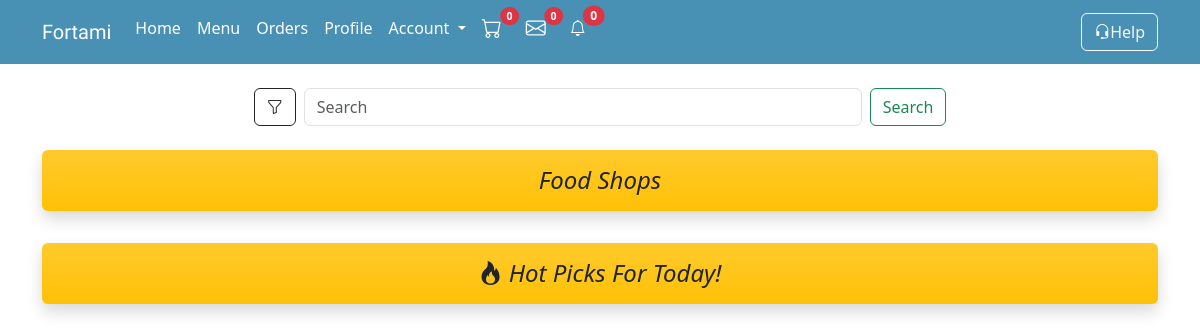
The app's page /menu.php (signed in), older data.
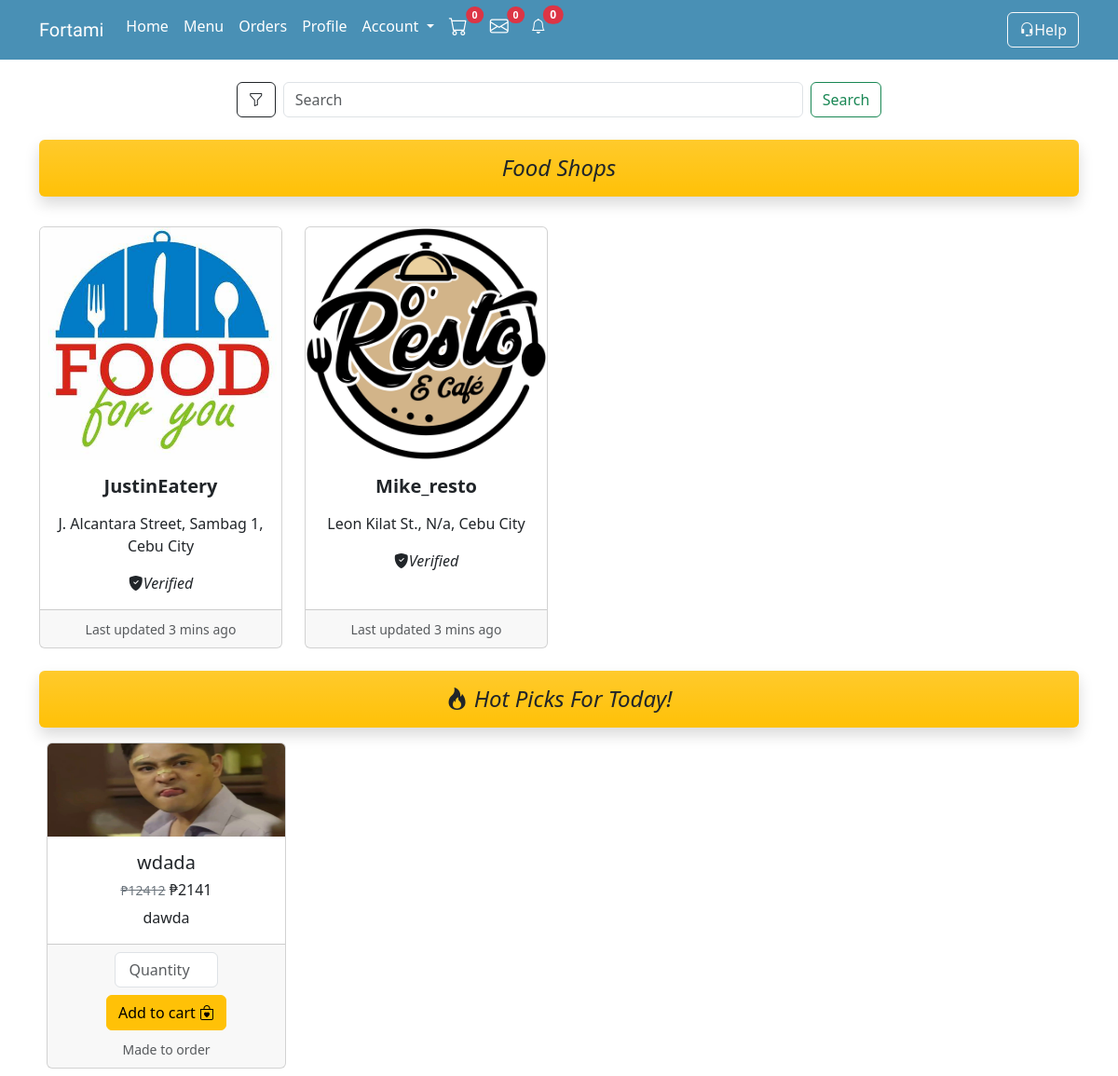
The same page, newer data.
### tables this page shows
CREATE TABLE `user` (
  `user_id` int(20) NOT NULL,
  `user_type` varchar(6) NOT NULL,
  `profile_pic` varchar(50) NOT NULL,
  `user_fName` varchar(50) NOT NULL,
  `user_lName` varchar(50) NOT NULL,
  `user_email` varchar(50) NOT NULL,
  `user_userName` varchar(50) NOT NULL,
  `user_password` varchar(255) NOT NULL,
  `tagline` varchar(100) DEFAULT NULL,
  `permit` varchar(200) DEFAULT NULL,
  `verification` varchar(20) NOT NULL,
  `wallet` int(20) NOT NULL
);

CREATE TABLE `address` (
  `address_id` int(20) NOT NULL,
  `user_id` int(20) NOT NULL,
  `full_name` varchar(50) NOT NULL,
  `address_type` varchar(50) NOT NULL,
  `contact` varchar(50) NOT NULL,
  `region` varchar(50) NOT NULL,
  `province` varchar(50) NOT NULL,
  `city` varchar(50) NOT NULL,
  `barangay` varchar(50) NOT NULL,
  `street` varchar(50) NOT NULL,
  `zip` varchar(50) NOT NULL,
  `label` varchar(50) NOT NULL,
  `note` varchar(200) DEFAULT NULL
);

CREATE TABLE `food_order` (
  `order_id` int(20) NOT NULL,
  `food_id` int(20) DEFAULT NULL,
  `address_id` int(20) NOT NULL,
  `payTrans_id` int(20) NOT NULL,
  `order_status` varchar(50) NOT NULL,
  `rating_status` varchar(50) DEFAULT NULL,
  `quantity` varchar(50) NOT NULL,
  `order_datetime` timestamp NOT NULL DEFAULT current_timestamp() ON UPDATE current_timestamp(),
  `received_datetime` datetime DEFAULT NULL
);

CREATE TABLE `food_product` (
  `food_id` int(20) NOT NULL,
  `user_id` int(20) NOT NULL,
  `category_id` int(20) NOT NULL,
  `food_pic` varchar(255) NOT NULL,
  `food_name` varchar(50) NOT NULL,
  `food_description` varchar(100) NOT NULL,
  `preparation` varchar(50) NOT NULL,
  `food_creation` datetime DEFAULT NULL,
  `food_discountedPrice` varchar(50) DEFAULT NULL,
  `food_origPrice` varchar(50) NOT NULL
);

### backend.php (called while the page is built, shortened)
<?php
    class Database{
      public $host = 'localhost';
      public $user = 'root';
      public $pass = '';
      public $db = 'fortami';
      public $conn;
      function __construct(){
        $this->conn = new mysqli($this->host,$this->user,$this->pass,$this->db);
      }
      function getConnection(){
        return $this->conn;
      }
    }
    class Account{
      function listSellers(){
        $query = "SELECT * FROM user WHERE user_type = 'Seller' AND verification = 'Verified'";
        $result = $this->con->query($query);
          if ($result) {
            return $result;
          }
      }
    }
    class Address extends Account{
        function findAddress($user_id){
          $query = "SELECT * FROM address JOIN user ON address.user_id = user.user_id WHERE address.user_id = $user_id";
          $result = $this->con->query($query);
            if ($result) {
              return $result;
            }
        }
    }
    class Backend extends Address{
      public $con;
      function __construct(){
        $database = new Database;
        $this->con = $database->getConnection();
      }
      function hotProducts(){
        $date = date('Y-m-d');
        $query = "SELECT * FROM food_order JOIN food_product ON food_product.food_id = food_order.food_id WHERE rating_status = 'Done' AND order_datetime LIKE '%$date%' GROUP BY food_order.food_id ORDER BY COUNT(food_order.food_id) DESC";
        $result = $this->con->query($query);
          if ($result) {
            return $result;
          }
      }
      function countcart($user_id){
        $query = "SELECT * FROM cart WHERE user_id = $user_id";
        $result = $this->con->query($query);
          if ($result) {
            if ($result->num_rows > 0) {
              $count = $result->num_rows;
            }
            else {
              $count = '0';
            }
          }
          else{
          }
          return $count;
      }
    }
    class Chat extends Account{
        public $con;
        function __construct(){
          $db = new Database;
          $this->con = $db->getConnection();
        }
        function countMsg(){
          $user_id = $_SESSION['id'];
          $query = "SELECT COUNT(msg_id) AS msg FROM message WHERE receiver_id = $user_id AND status = 'Unread'";
          $result = $this->con->query($query);
            if ($result) {
              return $result;
            }
        }
    }
    class Notification extends Backend{
      function countNotif(){
        $user = $_SESSION['id'];
        $query = "SELECT COUNT(notification_id) AS count FROM notification WHERE user_id = $user AND notif_status = 'Unread' ";
        $result = $this->con->query($query);
        if ($result) {
          return $result;
        }
      }
    }
?>

### menu.php (the view, shortened to what this page needs)
<?php
    include 'backend.php';
    include 'buyerheader.php';
    $backend = new Backend;
    $backend->checksession();
    $list= $backend->listproduct();
?>
<!DOCTYPE html>
<html lang="en">
<head>
</head>
<body>
    <div class="container p-3">
        <div class="row">
            <div class="col-12 p-2">
                <form action="" class="d-flex justify-content-center align-items-center" role="search">
                    <a class="btn btn-outline-dark" data-bs-toggle="offcanvas" href="#offcanvasExample" role="button" aria-controls="offcanvasExample">
                        <i class="bi bi-funnel"></i>
                    </a>
                    <input class="form-control mx-2 w-50" type="search" name="search" placeholder="Search" aria-label="Search">
                    <button class="btn btn-outline-success" type="submit" name="searchbtn" value="true">Search</button>
                </form>
            </div>
        </div>
    </div>
    <div class="container text-center ">
        <h4 class="p-3 bg-warning bg-gradient rounded shadow"><i>Food Shops</i> </h4>
        <br>
        <div class="row row-cols-1 row-cols-md-3 g-4">
            <?php
                if (isset($_GET['searchbtn'])) {
                    $search = $_GET['search'];
                    $find = new Search;
                    $list = $find->applyFilter($search);
                }else{
                    $list = $backend->listSellers();
                }
                    if(!is_null($list)){
                    foreach ($list as $row) {
            ?>
            <div class="col-md-3">
                <div class="card h-100">
                <a href="foodshop.php?shop_id=<?=$row['user_id']?>"><img src="./src/uploads/profile/<?=$row['profile_pic']?>" class="card-img-top" style='max-width:100%;height:250px'></a>
                        <div class="card-body ">
                            <h5 class="card-title"><b><?=$row['user_userName']?></b></h5>
                            <?php
                                $seller = $backend->findAddress($row['user_id']);
                                $find = mysqli_fetch_assoc($seller);
                            ?>
                            <p class="card-text"><?=$find['street'].', '.$find['barangay'].', '.$find['city'].' City'?></i></p>
                            <?php
                                if ($row['verification'] == 'Verified') {
                                    echo "<i class='bi bi-shield-fill-check'>".$row['verification']."</i>";
                                }
                                else {
                                    echo "<i class='bi bi-shield-exclamation'> Unverified</i>";
                                }
                            ?>
                        </div>
                    <div class="card-footer">
                    <small class="text-body-secondary">Last updated 3 mins ago</small>
                    </div>
                </div>
            </div>
            <?php
                }
            }else{
                echo "<h1><i class='bi bi-bag-x-fill'> No Product Found!</i></h1>";
            }
            ?>
        </div>
    </div>
    <br>
    <div class="container text-center">
    <h4 class="p-3 bg-warning bg-gradient rounded shadow"> <i class="bi bi-fire"> Hot Picks For Today!</i></h4>
    <div class="row row-cols-1 row-cols-md-4 g-4 p-2">
        <?php
            $list = $backend->hotProducts();
            if ($list->num_rows > 0) {
                while($row= $list->fetch_assoc()){
        ?>
        <div class='col'>
                    <div class='card h-100'>
                        <img src='./src/uploads/food_picture/<?=$row['food_pic'];?>' class='card-img-top' alt='food pic' style='max-width:100%;height:100px'>
                      <div class='card-body'>
                        <h5 class='card-title'><?=$row['food_name'];?></h5>
                        <h6>
                          <small><s class='text-secondary'>₱<?=$row['food_origPrice'];?></s></small>
                          <span class='price'>₱<?=$row['food_discountedPrice'];?></span>
                        </h6>
                        <p class='card-text'><?=$row['food_description']?></p>
                      </div>
                      <div class='card-footer'>
                      <div class ='text-center '>
                        <form action='menu.php' method='post'>
                          <input type="number" name="qty" class="form-control text-center" min="1" placeholder="Quantity" style="width:50%;margin:auto;" required>
                          <button type='submit' name='addcart' class='btn btn-warning my-2'>Add to cart <i class='bi bi-bag-heart'></i></button>
                          </form>
                        </div>
                        <small class='text-muted'>
                            <?php
                                if($row['food_creation'] == '0000-00-00 00:00:00'){
                                    echo $row['preparation'];
                                }
                                else {
                                    echo "<small class='text-secondary'>(".$row['preparation'].") ".$row['food_creation']."</small>" ;
                                }
                            ?>
                        </small>
                      </div>
                    </div>
                  </div>
            <?php
                    }
                }
            ?>
        </div>
    </div>
</body>
</html>

### buyerheader.php (shortened to what this page needs)
<?php
  $disabled = (isset($_SESSION['id'])) ?: 'disabled';
?>
<!DOCTYPE html>
<html lang="en">
  <head>
    <link
      href="https://cdn.jsdelivr.net/npm/bootstrap@5.3.0-alpha1/dist/css/bootstrap.min.css"
      rel="stylesheet"
    />
    <link rel="stylesheet" href="https://cdn.jsdelivr.net/npm/bootstrap-icons@1.10.3/font/bootstrap-icons.css">
  </head>
  <body>
    <nav class="navbar navbar-expand-md" style="background-color: #4990b5">
      <div class="container">
        <a
          class="navbar-brand"
          href="#"
          style="font-family: 'Montserrat Alternates', sans-serif; color: white"
          >Fortami</a
        >
        <div class="collapse navbar-collapse" id="navbarSupportedContent">
          <ul class="navbar-nav me-auto mb-2 mb-lg-0">
            <li class="nav-item">
              <a class="nav-link active" aria-current="page" href="#" style="color: white">Home</a>
            </li>
            <li class="nav-item">
              <a class="nav-link" href="menu.php"style="color: white">Menu</a>
            </li>
            <li class="nav-item">
              <a class="nav-link" href="activeorders.php"style="color: white">Orders</a>
            </li>
            <li class="nav-item">
              <a class="nav-link" href="profile.php"style="color: white">Profile</a>
            </li>
            <li class="nav-item dropdown">
              <a
                class="nav-link dropdown-toggle"
                href="#"
                role="button"
                data-bs-toggle="dropdown"
                aria-expanded="false"
                style="color: white"
              >
                Account
              </a>
            </li>
            <li class="nav-item">
              <a href="cart.php" class="nav-link active position-relative <?=$disabled?>" style="color:white;">
                <h5><i class="bi bi-cart"></i></h5>
                <h6>
                  <small class="text-secondary">
                    <span class="position-absolute top-0 start-100 translate-middle badge rounded-pill bg-danger my-2">
                      <?php
                        $backend = new Backend;
                        if (isset($_SESSION['id'])) {
                          $count = $backend->countcart($_SESSION['id']);
                          echo $count;
                        }
                        else {
                          echo "0";
                        }
                      ?>
                    </span>
                  </small>
                </h6>
              </a>
            </li>
            <li class="nav-item">
              <a href="chat.php" class="nav-link active position-relative <?=$disabled?> mx-2" style="color:white;">
                <h5><i class="bi bi-envelope"></i></h5>
                <h6>
                  <small class="text-secondary">
                    <span class="position-absolute top-0 start-100 translate-middle badge rounded-pill bg-danger my-2">
                      <?php
                        $backend = new Chat;
                        if (isset($_SESSION['id'])) {
                          $count = $backend->countMsg();
                          $msg = mysqli_fetch_assoc($count);
                          echo $msg['msg'];
                        }
                        else {
                          echo "0";
                        }
                      ?>
                    </span>
                  </small>
                </h6>
              </a>
            </li>
            <li class="nav-item">
              <a href="notification.php" class="nav-link active position-relative <?=$disabled?>" style="color:white;">
                <i class="bi bi-bell"></i>
                  <span class="position-absolute top-0 start-100 translate-middle badge rounded-pill bg-danger my-2">
                     <?php
                        if (isset($_SESSION['id'])) {
                          $notif = new Notification;
                          $notify = $notif->countNotif();
                          $notifs = mysqli_fetch_assoc($notify);
                          if (is_null($notifs)) {
                            echo "0";
                          }
                          else {
                            echo $notifs['count'];
                          }
                        }else{
                          echo 0;
                        }
                     ?>
                </span>
              </a>
            </li>
          </ul>
          <a href="support.php" class="btn btn-outline-light"><i class="bi bi-headset"></i>Help</a>
        </div>
      </div>
    </nav>
  </body>
</html>

Row changes from the older to the newer data that the page shows:
now on this page (row edited): user: profile_pic (picture), user_userName "JustinEatery", address.street "J. Alcantara Street", address.barangay "Sambag 1", address.city "Cebu", verification "Verified"
added user: profile_pic (picture), user_userName "Mike_resto", address.street "Leon Kilat St.", address.barangay "N/a", address.city "Cebu", verification "Verified"
added food_order: food.food_pic (picture), food.food_name "wdada", food.food_origPrice "12412", food.food_discountedPrice "2141", food.food_description "dawda", food.preparation "Made to order"
